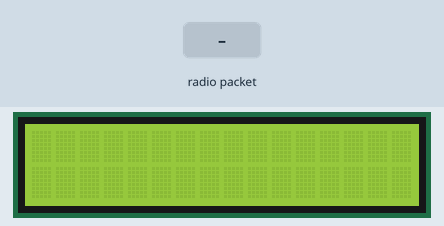
A sketch run on a simulated Arduino Uno, built with avr-gcc and run on an emulated ATmega328P. On the bench: 16×2 character LCD. The inputs (shaded band) are chosen by the test bench. No radio packets arrive unless stated.

Above: at 1.2 s.
1.3 s: radio packet "1" arrives
At 2.5 s:
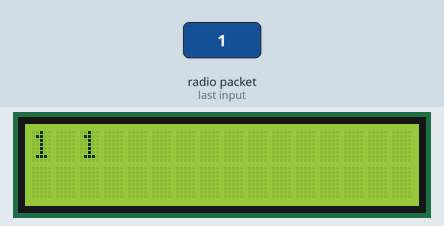
2.8 s: radio packet "0" arrives
At 3.6 s:
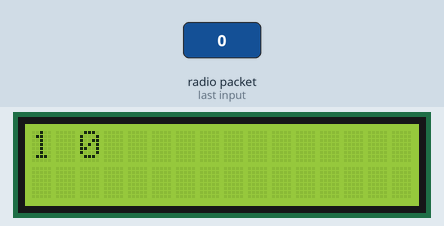
4.3 s: radio packet "2" arrives
At 4.8 s:
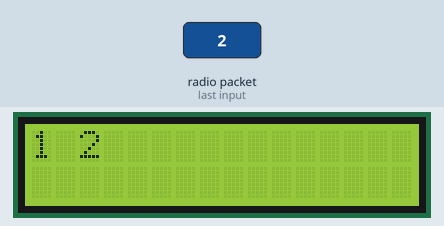
Timing chart, 0 to 7.3 s (numbered marks = the images above; inputs shaded):
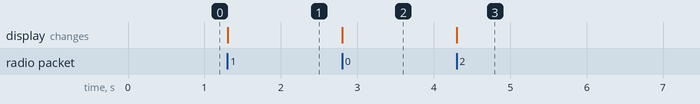

Measured:
- after the input at 1.3 s, the display: changes at once (image 1)
- after the input at 2.8 s, the display: changes at once (image 2)
- after the input at 4.3 s, the display: changes at once (image 3)

The sketch:

Receiver.ino
```cpp
#include <VirtualWire.h>
#include <LiquidCrystal.h>

// Pino digital que seŕa utilizado para receber o sinal de RF.
int pino_recebe_dados = 5;

// Para mostrar na tela de LCD a mensagem recebida.
LiquidCrystal Display_LCD(2, 3, 7, 8, 9, 10);

// =========================================================================
//  'Virtual Wire Maximo Message Lenght' = VW_MAX_MESSAGE_LEN
//
//   Isso está no .cpp da biblioteca.
// =========================================================================
uint8_t messagem[VW_MAX_MESSAGE_LEN];     // Armazena a mensagem recebida
uint8_t msgTamanho = VW_MAX_MESSAGE_LEN;  // Armazena o tamanho das mensagens

void setup(){
  Serial.begin(9600);

  Display_LCD.begin(16, 2);
  // Define o pino 5 do Arduino como entrada
  // de dados do receptor
  vw_set_rx_pin(pino_recebe_dados);

  // Bits por segundo. Tem de estar de acordo com o 'Sender'.
  vw_setup(2000);

  // Inicializa o receptor
  vw_rx_start();
}

void loop(){
  // ==========================================================
  // Essa função verifica se há mensagem sendo recebida.
  // Se sim, pega o tamanho da mensagem e salva no buffer
  // do tipo uint8_t.
  // ==========================================================
  if (vw_get_message(messagem, &msgTamanho)){
    /* Limpa a tela */
    Display_LCD.clear();

    /* Posiciona o cursor na coluna 0, linha 0 */
    Display_LCD.setCursor(0, 0);
    Display_LCD.print(msgTamanho);
    Display_LCD.print(' ');
    Display_LCD.print((char *)messagem);

//    for (int i = 0 ; i < msgTamanho ; i++){
//      messagem[i] = 0;
//    }
  }
}
```
